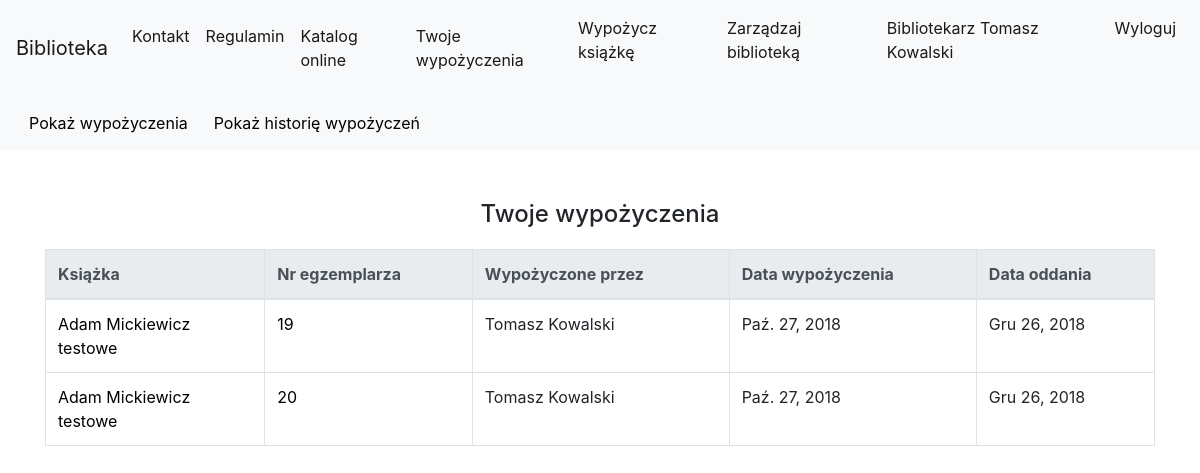
Before: /library/my_borrow_list/ (signed in) with the older database file.
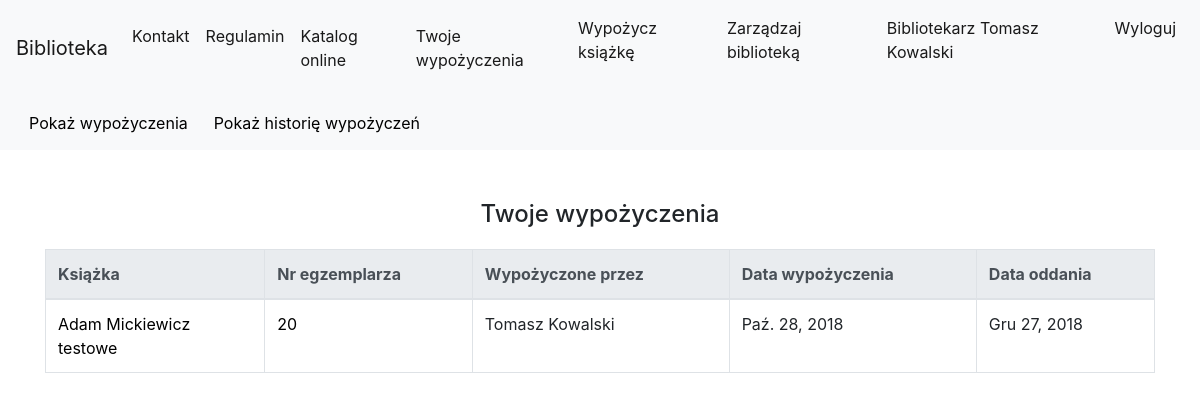
After: the same page with the newer database file.
### library_app/models.py (models this page shows, shortened)
class Author(models.Model):
    first_name = models.CharField(max_length=200)
    last_name = models.CharField(max_length=200)
    country = models.CharField(max_length=200)
    biography = models.TextField(default='', blank=True, null=True)
    birth_place = models.CharField(max_length=200, default='', blank=True, null=True)
    image_url = models.URLField(default='', blank=True, null=True)
    years_of_life = models.CharField(max_length=10, default='', blank=True, null=True)

class Borrow(models.Model):
    user = models.ForeignKey(User)
    borrow_librarian = models.ForeignKey(User, related_name="borrow_librarian")
    receive_librarian = models.ForeignKey(User, related_name="receive_librarian", null=True, blank=True)
    book_copy_id = models.ForeignKey(BookCopy, related_name="borrow_bookcopy")
    borrow_date = models.DateField(auto_now=True)
    receive_date = models.DateField(default=datetime.now()+timedelta(days=60))

class BookCopy(models.Model):
    book = models.ForeignKey(Book, related_name="bookcopies") #teraz w templatce mozemy z poziomu klasy book odnosic sie do obiektow bookcopy, np {{book.bookcopies.count}} da liczbe kopii ksiazek ktore maja w polu book id danej ksiazki
    is_borrowed = models.BooleanField(default=False)

class Book(models.Model):
    authors = models.ManyToManyField(Author, related_name='book_authors')
    category = models.ForeignKey(Category, related_name='book_categories')
    publishing_house = models.ForeignKey(PublishingHouse, related_name='publishing_houses')
    isbn = models.CharField(max_length=30, unique=True)
    title = models.CharField(max_length=200)
    description = models.TextField(blank=True, default='')
    publish_date = models.DateField(default=datetime.now, blank=True)
    edition = models.PositiveIntegerField(default=1)
    image_url = models.URLField(default='', blank=True, null=True)
    add_date = models.DateTimeField(auto_now=True)
    slug = models.SlugField(allow_unicode=True, unique=True)

### library_app/views.py (the view)
class MyBorrowListView(LoginRequiredMixin, generic.ListView):
    login_url = reverse_lazy('login')
    model = models.BorrowHistory
    context_object_name = "history_borrow_list" #human-understandable name of variable to access from templates
    paginate_by = 5
    template_name = "library_app/myborrowlist.html"
    def get_queryset(self):
        queryset = models.BorrowHistory.objects.filter(user=self.request.user)
        return queryset
    def get_context_data(self, **kwargs):
        context = super().get_context_data(**kwargs)
        context["current_borrow_list"] = models.Borrow.objects.filter(user=self.request.user)
        return context

### library_app/templates/library_app/myborrowlist.html (shortened to what this page needs)
{% extends "base.html" %}
{% load static %}
{% block body_block %}
<nav class="navbar navbar-expand-lg navbar-light bg-light">
    <div id="navbarNavDropdown" class="navbar-collapse collapse">
        <ul class="navbar-nav mr-auto">
            <a class="btn" data-toggle="collapse" href="#collapse_current_borrow" role="button" aria-expanded="false" aria-controls="collapseExample">
                Pokaż wypożyczenia
            </a>
            <a class="btn" data-toggle="collapse" href="#collapse_borrow_history" role="button" aria-expanded="false" aria-controls="collapseExample">
                Pokaż historię wypożyczeń
            </a>
        </ul>
    </div>
</nav>
<div class="container">
<div class="collapse show" id="collapse_current_borrow">
        {% if current_borrow_list.count is 0 %}
            <div class="page-title">
                <h4>Aktualnie nie wypożyczasz żadnej książki</h4>
            </div>
        {% else %}
            <div class="page-title">
                <h4>Twoje wypożyczenia</h4>
            </div>
            <table class="table table-bordered table-hover">
                <thead class="thead-light">
                    <tr>
                        <th scope="col">Książka</th>
                        <th scope="col">Nr egzemplarza</th>
                        <th scope="col">Wypożyczone przez</th>
                        <th scope="col">Data wypożyczenia</th>
                        <th scope="col">Data oddania</th>
                    </tr>
                </thead>
                <tbody>
                    {% for borrow in current_borrow_list %}
                    <tr>
                        <td>
                            {% for author in borrow.book_copy_id.book.authors.all %}
                                <a href="{% url 'library_app:author_detail' pk=author.pk %}">{{author.first_name}} {{author.last_name}}</a>
                                <br>
                            {% endfor %}
                            <a href="{% url 'library_app:book_detail' pk=borrow.book_copy_id.book.pk %}">{{borrow.book_copy_id.book.title}}</a>
                        </td>
                        <td><a href="{% url 'library_app:bookcopy_detail' pk=borrow.book_copy_id.pk %}">{{borrow.book_copy_id.id}}</a></td>
                        <td>{{borrow.borrow_librarian.get_full_name}}</td>
                        <td>{{borrow.borrow_date}}</td>
                        <td>{{borrow.receive_date}}</td>
                    </tr>
                    {% endfor %}
                </tbody>
            </table>
        {% endif %}
</div>
</div>
{% endblock %}

Changed rows visible on the page:
removed Borrow: book_copy_id.book "testowe", book_copy_id.id "19", borrow_librarian.get_full_name "Tomasz Kowalski", borrow_date "Paź. 27, 2018", receive_date "Gru 26, 2018", Author (first_name "Adam", last_name "Mickiewicz")
removed Borrow: book_copy_id.book "testowe", book_copy_id.id "20", borrow_librarian.get_full_name "Tomasz Kowalski", borrow_date "Paź. 27, 2018", receive_date "Gru 26, 2018", Author (first_name "Adam", last_name "Mickiewicz")
added Borrow: book_copy_id.book "testowe", book_copy_id.id "20", borrow_librarian.get_full_name "Tomasz Kowalski", borrow_date "Paź. 28, 2018", receive_date "Gru 27, 2018", Author (first_name "Adam", last_name "Mickiewicz")
